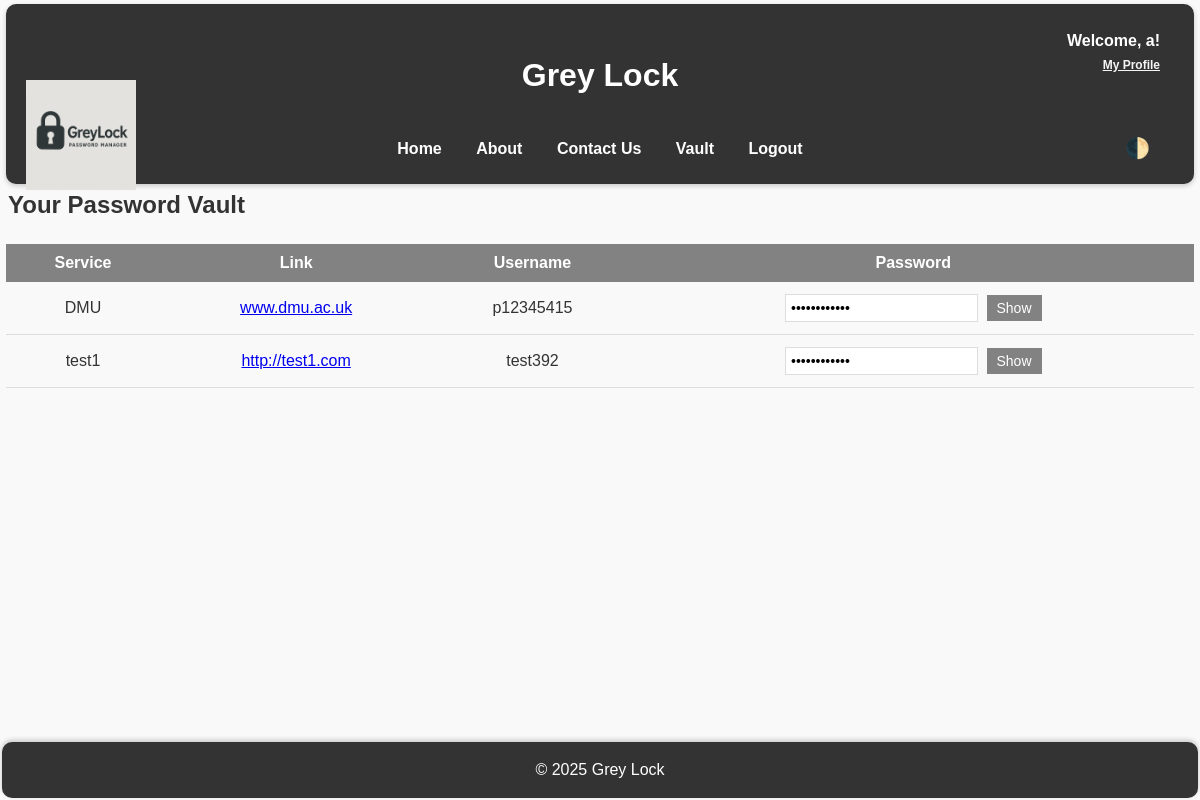
/honeypot_vault.php (signed in), run on the app's committed database.
### tables this page shows
CREATE TABLE `users` (
  `id` int(11) NOT NULL,
  `username` varchar(50) NOT NULL,
  `password` varchar(255) NOT NULL,
  `email` varchar(100) NOT NULL,
  `created_at` timestamp NOT NULL DEFAULT current_timestamp(),
  `updated_at` timestamp NOT NULL DEFAULT current_timestamp() ON UPDATE current_timestamp(),
  `blocked` tinyint(1) NOT NULL DEFAULT 0,
  `is_admin` tinyint(1) NOT NULL DEFAULT 0
);

CREATE TABLE `passwords` (
  `id` int(11) NOT NULL,
  `user_id` int(11) NOT NULL,
  `service_name` varchar(100) NOT NULL,
  `website_link` varchar(255) NOT NULL,
  `service_username` varchar(100) NOT NULL,
  `encrypted_password` text NOT NULL,
  `created_at` timestamp NOT NULL DEFAULT current_timestamp(),
  `updated_at` timestamp NOT NULL DEFAULT current_timestamp() ON UPDATE current_timestamp()
);

### public/honeypot_vault.php (the view, shortened to what this page needs)
<?php
require '../includes/header.php';
require '../includes/dbh.inc.php';
$base  = preg_replace('/\d+$/', '', $_SESSION['username']);
$uStmt = $pdo->prepare("SELECT id, email FROM users WHERE username = ?");
$uStmt->execute([$base]);
$real = $uStmt->fetch(PDO::FETCH_ASSOC);
if ($real) {
    $pStmt = $pdo->prepare("
      SELECT service_name, website_link, service_username
        FROM passwords
       WHERE user_id = ?
    ");
    $pStmt->execute([$real['id']]);
    $realPasswords = $pStmt->fetchAll(PDO::FETCH_ASSOC);
} else {
    $realPasswords = [];
}
$passwords = [];
foreach ($realPasswords as $r) {
    $fakeU = $r['service_username'] . rand(100,999);
    $fakeP = bin2hex(random_bytes(6));
    $passwords[] = [
      'service_name'     => htmlspecialchars($r['service_name']),
      'website_link'     => htmlspecialchars($r['website_link']),
      'service_username' => htmlspecialchars($fakeU),
      'fake_password'    => htmlspecialchars($fakeP)
    ];
}
?>
<!DOCTYPE html>
<html>
<head>
  <link rel="stylesheet" href="assets/css/vault.css">
</head>
<body>
  <main>
    <h2>Your Password Vault</h2>
    <table>
      <thead>
        <tr>
          <th>Service</th><th>Link</th><th>Username</th><th>Password</th>
        </tr>
      </thead>
      <tbody>
        <?php if ($passwords): ?>
          <?php foreach ($passwords as $pw): ?>
          <tr>
            <td><?= $pw['service_name'] ?></td>
            <td><a href="<?= $pw['website_link'] ?>" target="_blank">
                 <?= $pw['website_link'] ?></a></td>
            <td><?= $pw['service_username'] ?></td>
            <td>
              <input type="password" value="<?= $pw['fake_password'] ?>" readonly>
              <button onclick="togglePassword(this)">Show</button>
            </td>
          </tr>
          <?php endforeach; ?>
        <?php else: ?>
          <tr><td colspan="4">No vault data found.</td></tr>
        <?php endif; ?>
      </tbody>
    </table>
  </main>
  <footer>&copy; 2025 Grey Lock</footer>
</body>
</html>

### includes/header.php (shortened to what this page needs)
<?php
$username = null;
if (isset($_SESSION['user_id'])) {
    require 'dbh.inc.php';
    $stmt = $pdo->prepare("SELECT username, is_admin FROM users WHERE id = :user_id");
    $stmt->bindParam(':user_id', $_SESSION['user_id'], PDO::PARAM_INT);
    $stmt->execute();
    $user = $stmt->fetch(PDO::FETCH_ASSOC);
    $username = $user['username'] ?? null;
}
?>
<header>
    <img src="assets/logo.png" alt="Grey Lock Logo">
   <?php if ($username): ?>
        <div class="user-info-header">
            <span class="welcome-message">Welcome, <?= htmlspecialchars($username) ?>!</span>
            <a href="profile.php" class="profile-link">My Profile</a>
        </div>
    <?php endif; ?>
    <br>
    <h1>Grey Lock</h1>
    <br>
    <nav>
        <a href="/websites/GreyLock/Web-Based-Password-Manager-GreyLock/project/public/">Home</a>
        <a href="/websites/GreyLock/Web-Based-Password-Manager-GreyLock/project/public/about">About</a>
        <a href="/websites/GreyLock/Web-Based-Password-Manager-GreyLock/project/public/contact">Contact Us</a>
        <?php if ($username): ?>
            <a href="/websites/GreyLock/Web-Based-Password-Manager-GreyLock/project/public/password_vault">Vault</a>
            <a href="/websites/GreyLock/Web-Based-Password-Manager-GreyLock/project/public/logout">Logout</a>
        <?php else: ?>
            <a href="/websites/GreyLock/Web-Based-Password-Manager-GreyLock/project/public/login">Login</a>
        <?php endif; ?>
        <div class="darkmode-btn-container">
            <button id="darkMode" title="Dark Mode">🌓</button>
        </div>
    </nav>
</header>

### public/assets/CSS/vault.css (style rules this page uses)
table { width: 100%; border-collapse: collapse; margin: 20px 0; font-size: 16px; text-align: left; border-radius: 0; }
table thead { background: #828282; color: #fff; border-radius: 0; }
table thead th { padding: 10px; text-align: center; border-radius: 0; }
table tbody tr { border-bottom: 1px solid #ddd; transition: background 0.3s ease; border-radius: 0; }
table tbody td { padding: 10px; text-align: center; border-radius: 0; }
table tbody td input[type="password"] { border: 1px solid #ddd; padding: 5px; font-size: 14px; border-radius: 0; }
table tbody td button { padding: 5px 10px; border: none; background: #828282; color: #fff; font-size: 14px; cursor: pointer; transition: background 0.3s ease; border-radius: 0; }
input, button, select, textarea { border-radius: 0 !important; }

### public/assets/CSS/home.css (style rules this page uses)
* { margin: 2px; padding: 0; border-radius: 10px; box-sizing: border-box; }
body { font-family: Arial, sans-serif; background: #f9f9f9; color: #333; line-height: 1.6; }
header { background: #333; color: #fff; padding: 20px; text-align: center; position: sticky; top: 0; z-index: 1000; box-shadow: 0 2px 5px rgba(0, 0, 0, 0.2); }
header img { position: absolute; top: 76px; left: 20px; width: 110px; height: 110px; object-fit: cover; background: #fff; border-radius: 0; box-shadow: 10 4px 12px rgba(0,0,0,0.12); z-index: 20; margin: 0; }
header h1 { font-size: 32px; margin: 0; }
header nav { margin-top: 10px; }
header nav a { color: #fff; margin: 0 15px; text-decoration: none; font-weight: bold; transition: color 0.3s ease; }
.user-info-header { position: absolute; top: 20px; right: 30px; display: flex; flex-direction: column; align-items: flex-end; z-index: 10; }
.user-info-header .welcome-message { font-size: 16px; color: #fff; font-weight: bold; margin-bottom: 2px; }
.user-info-header .profile-link { color: #f5f5f6; font-weight: bold; text-decoration: underline; font-size: 12px; margin-top: 0; }
button { background: #838383; color: #fff; border: none; padding: 10px 20px; cursor: pointer; font-size: 16px; border-radius: 4px; transition: background 0.3s ease; }
footer { background: #333; color: #fff; text-align: center; padding: 15px; position: fixed; bottom: 0; box-shadow: 0 -2px 5px rgba(0, 0, 0, 0.2); margin: 2px; left: 0; right: 0; }
.darkmode-btn-container { position: absolute; right: 20px; bottom: 10px; z-index: 1100; }
#darkMode { background: none; border: none; font-size: 20px; cursor: pointer; color: #fff; }

### data on the page
users: username "a"
passwords: service_name "DMU", website_link "www.dmu.ac.uk", service_username "p12345415"
passwords: service_name "test1", website_link "http://test1.com", service_username "test392"
